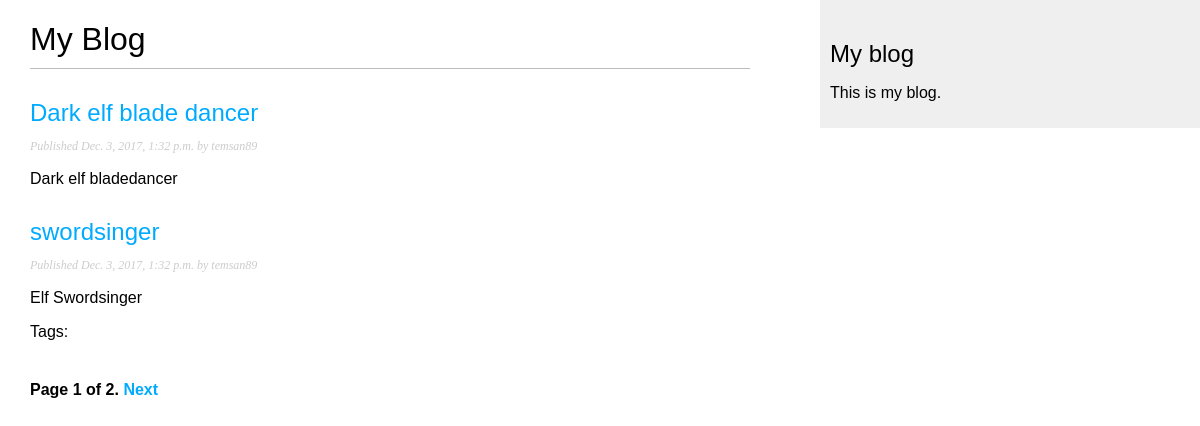
Before: /blog/ with the older database file.
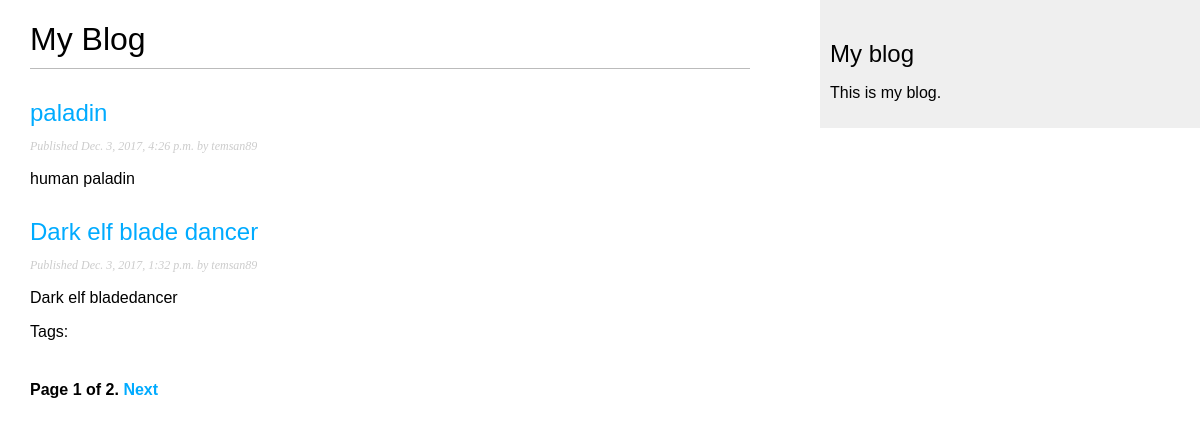
After: the same page with the newer database file.
### blog/models.py (models this page shows, shortened)
class Post(models.Model):
    STATUS_CHOICES = (
        ('draft', 'Draft'),
        ('published', 'Published')
    )
    objects = models.Manager()
    published = PublishedManager()
    tags = TaggableManager()
    title = models.CharField(max_length=250)
    slug = models.SlugField(max_length=250, unique_for_date='publish')
    author = models.ForeignKey(User, related_name='blog_posts', on_delete=models.CASCADE)
    body = models.TextField()
    publish = models.DateTimeField(default=timezone.now)
    created = models.DateTimeField(auto_now_add=True)
    updated = models.DateTimeField(auto_now=True)
    status = models.CharField(max_length=10, choices=STATUS_CHOICES, default='draft')
    class Meta:
        ordering = ('-publish',)
    def get_absolute_url(self):
        return reverse('blog:post_detail', args=[self.publish.year,
                                                 self.publish.strftime('%m'),
                                                 self.publish.strftime('%d'),
                                                 self.slug,
                                                 ])

### blog/views.py (the view)
# urls.py: path(r'', views.PostListView.as_view(), name='post_list'),
class PostListView(ListView):
    queryset = Post.published.all()
    context_object_name = 'posts'
    paginate_by = 2
    template_name = 'blog/post/list.html'

### blog/templates/blog/post/list.html (shortened to what this page needs)
{% extends "blog/base.html" %}
{% block content %}
  <h1>My Blog</h1>
  {% for post in posts %}
    <h2>
      <a href="{{ post.get_absolute_url }}">
        {{ post.title }}
      </a>
    </h2>
    <p class="date">
      Published {{ post.publish }} by {{ post.author }}
    </p>
    {{ post.body|truncatewords:30|linebreaks }}
  {% endfor %}
    <p class="tags">Tags: {{ posts.tags.all|join:", " }}</p>
    {% include "blog/pagination.html" with page=page_obj %}
{% endblock %}”

### blog/templates/blog/base.html (shortened to what this page needs)
{% load staticfiles %}
<!DOCTYPE html>
<html>
<head>
    <link href="{% static "css/blog.css" %}" rel="stylesheet">
</head>
<body>
    <div id="content">
        {% block content %}
        {% endblock %}
    </div>
    <div id="sidebar">
        <h2>My blog</h2>
        <p>This is my blog.</p>
    </div>
</body>
</html>

### blog/templates/blog/pagination.html (shortened to what this page needs)
<div class="pagination">
    <span class="step-links">
        <span class="current">
            Page {{ page.number }} of {{ page.paginator.num_pages }}.
        </span>
        {% if page.has_next %}
            <a href="?page={{ page.next_page_number }}">Next</a>
        {% endif %}
    </span>
</div>

### blog/static/css/blog.css (style rules this page uses)
body { margin:0; padding:0; font-family:helvetica, sans-serif; }
a { color:#00abff; text-decoration:none; }
h1 { font-weight:normal; border-bottom:1px solid #bbb; padding:0 0 10px 0; }
h2 { font-weight:normal; margin:30px 0 0; }
#content { float:left; width:60%; padding:0 0 0 30px; }
#sidebar { float:right; width:30%; padding:10px; background:#efefef; height:100%; }
p.date { color:#ccc; font-family: georgia, serif; font-size: 12px; font-style: italic; }
.pagination { margin:40px 0; font-weight:bold; }

Changed rows visible on the page:
no longer on this page (row unchanged): Post: title "swordsinger", publish "Dec. 3, 2017, 1:32 p.m.", author "temsan89", body "Elf Swordsinger"
added Post: title "paladin", publish "Dec. 3, 2017, 4:26 p.m.", author "temsan89", body "human paladin"
